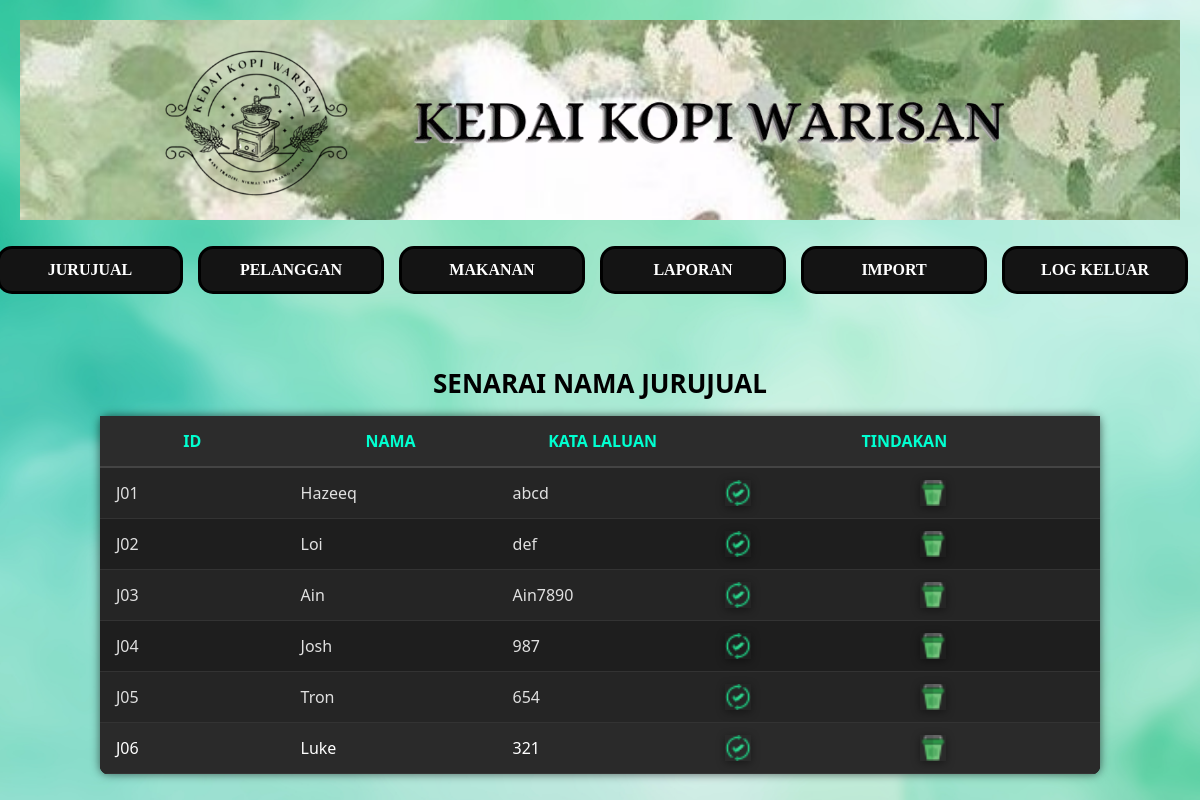
The page /tempahan/jurujual_senarai.php on the database its author committed.
### tables this page shows
CREATE TABLE `jurujual` (
  `idjurujual` varchar(3) NOT NULL,
  `katalaluan` varchar(8) DEFAULT NULL,
  `namajurujual` varchar(30) DEFAULT NULL
);

### tempahan/jurujual_senarai.php (the view, shortened to what this page needs)
<?php
    include("sambungan.php");
    include("jurujual_menu.php");
?>
<link rel="stylesheet" href="asenarai.css">
<table class="jurujual">
    <caption>SENARAI NAMA JURUJUAL</caption>
    <tr>
        <th>ID</th>
        <th>Nama</th>
        <th>Kata Laluan</th>
        <th colspan="2">Tindakan</th>
    </tr>
    <?php
        $sql = "SELECT * FROM jurujual";
        $result = mysqli_query($sambungan, $sql);
        if ($result) {
            while ($jurujual = mysqli_fetch_array($result)) {
                $idjurujual = $jurujual["idjurujual"];
                echo "<tr>
                        <td>{$jurujual['idjurujual']}</td>
                        <td class='nama'>{$jurujual['namajurujual']}</td>
                        <td class='katalaluan'>{$jurujual['katalaluan']}</td>
                        <td class='actionButton'>
                            <a href='jurujual_update.php?idjurujual={$jurujual['idjurujual']}'>
                                <img id='actionButton' src='imej/update.png' alt='Kemaskini'>
                            </a>
                        </td>
                        <td class='actionButton'>
                            <a href='javascript:padam(\"$idjurujual\");'>
                                <img id='actionButton' src='imej/delete.png' alt='Delete'>
                            </a>
                        </td>
                      </tr>";
            }
        } else {
            echo "<tr><td colspan='5'>Error fetching data: " . mysqli_error($sambungan) . "</td></tr>";
        }
    ?>
</table>

### tempahan/jurujual_menu.php (shortened to what this page needs)
<link rel="stylesheet" href="amenu.css">
<header>
    <img class="logo" src="imej/logo_old.png">
    <img class="kelab" src="imej/namakedai.png">
</header>
<nav>
    <ul>
        <li>
            <a href="#"><b>JURUJUAL</b></a>
        </li>
    </ul>
    <ul>
        <li>
            <a href="#"><b>PELANGGAN</b></a>
        </li>
    </ul>
    <ul>
        <li>
            <a href="#"><b>MAKANAN</b></a>
        </li>
    </ul>
    <ul>
        <li>
            <a href="laporan_pilih.php"><b>LAPORAN</b></a>
        </li>
    </ul>
    <ul>
        <li>
            <a href="import.php"><b>IMPORT</b></a>
        </li>
    </ul>
    <ul>
        <li>
            <a href="logout.php"><b>LOG KELUAR</b></a>
        </li>
    </ul>
</nav>

### tempahan/amenu.css (style rules this page uses)
img.logo { width: 200px; margin-top: 5px; margin-right: 20px; }
header { height: 200px; display: flex; align-items: center; justify-content: center; margin-top: 5px; background-image: url(imej/header2.jpeg); background-size: cover; background-attachment: fixed; background-position: center; transition: opacity 0.3s ease; }
nav { top: 140px; width: 100%; height: 100px; padding: 0px; display: flex; align-items: center; justify-content: center; }
ul { list-style: none; padding: 0px; margin: 0px; text-align: center; }
ul li { display: block; float: left; position: relative; }
ul li a { font-family: alice; font-size: 16px; font-weight: normal; text-align: center; color: white; text-decoration: none; width: 150px; padding: 12px 15px; border: 3px solid black; border-radius: 15px; background-color: #141414; margin: 4px 15px 4px 0px; display: block; transition: background-color 0.3s ease, transform 0.3s ease, box-shadow 0.3s ease; position: relative; overflow: hidden; }
ul li a::before { content: ''; position: absolute; top: 50%; left: 50%; width: 300%; height: 300%; background: rgba(255, 255, 255, 0.2); border-radius: 50%; transition: transform 0.5s ease; z-index: 0; transform: translate(-50%, -50%) scale(0); }

### tempahan/asenarai.css (style rules this page uses)
table { width: 90%; max-width: 1000px; margin: 30px auto; border-collapse: collapse; border-radius: 8px; overflow: hidden; background-color: #1e1e1e; box-shadow: 0 0 10px rgba(0, 0, 0, 0.6); }
caption { font-size: 26px; font-weight: bold; color: black; padding: 15px 0; }
th { background-color: #2c2c2c; color: #00ffd0; padding: 14px; text-transform: uppercase; border-bottom: 2px solid #444; }
td { padding: 12px 16px; border-bottom: 1px solid #333; }
tr:nth-child(even) { background-color: #252525; }
tr:nth-child(odd) { background-color: #1e1e1e; }
tr:last-child td { color: white; background-color: #2a2a2a; }
td.nama, td.katalaluan, td.harga, td.gambar { text-align: left; width: 180px; }
td img { width: 26px; height: 26px; cursor: pointer; transition: transform 0.2s, filter 0.2s; }
td.actionButton img { box-shadow: 0 2px 8px rgba(0, 0, 0, 0.4); transition: filter 0.2s ease-in-out, box-shadow 0.2s ease-in-out; cursor: pointer; }

### rows shown on the page
jurujual: idjurujual "J01", namajurujual "Hazeeq", katalaluan "abcd"
jurujual: idjurujual "J02", namajurujual "Loi", katalaluan "def"
jurujual: idjurujual "J03", namajurujual "Ain", katalaluan "Ain7890"
jurujual: idjurujual "J04", namajurujual "Josh", katalaluan "987"
jurujual: idjurujual "J05", namajurujual "Tron", katalaluan "654"
jurujual: idjurujual "J06", namajurujual "Luke", katalaluan "321"
